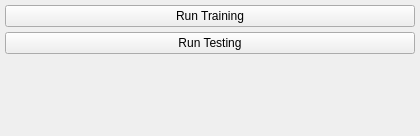
<?xml version="1.0" encoding="UTF-8"?>
<ui version="4.0">
 <class>MainWindow</class>
 <widget class="QMainWindow" name="MainWindow">
  <property name="geometry">
   <rect>
    <x>0</x>
    <y>0</y>
    <width>420</width>
    <height>136</height>
   </rect>
  </property>
  <property name="windowTitle">
   <string>SIUE Finger Detector</string>
  </property>
  <widget class="QWidget" name="centralwidget">
   <layout class="QGridLayout" name="gridLayout_2">
    <property name="leftMargin">
     <number>5</number>
    </property>
    <property name="topMargin">
     <number>5</number>
    </property>
    <property name="rightMargin">
     <number>5</number>
    </property>
    <property name="bottomMargin">
     <number>5</number>
    </property>
    <property name="spacing">
     <number>5</number>
    </property>
    <item row="0" column="0">
     <layout class="QGridLayout" name="gridLayout">
      <item row="3" column="0">
       <layout class="QVBoxLayout" name="verticalLayout">
        <item>
         <widget class="QPushButton" name="runTrainingButton">
          <property name="text">
           <string>Run Training</string>
          </property>
         </widget>
        </item>
        <item>
         <widget class="QPushButton" name="runTestingButton">
          <property name="text">
           <string>Run Testing</string>
          </property>
         </widget>
        </item>
        <item>
         <spacer name="verticalSpacer">
          <property name="orientation">
           <enum>Qt::Vertical</enum>
          </property>
          <property name="sizeHint" stdset="0">
           <size>
            <width>20</width>
            <height>40</height>
           </size>
          </property>
         </spacer>
        </item>
       </layout>
      </item>
     </layout>
    </item>
   </layout>
   <zorder></zorder>
  </widget>
 </widget>
 <resources/>
 <connections/>
</ui>
